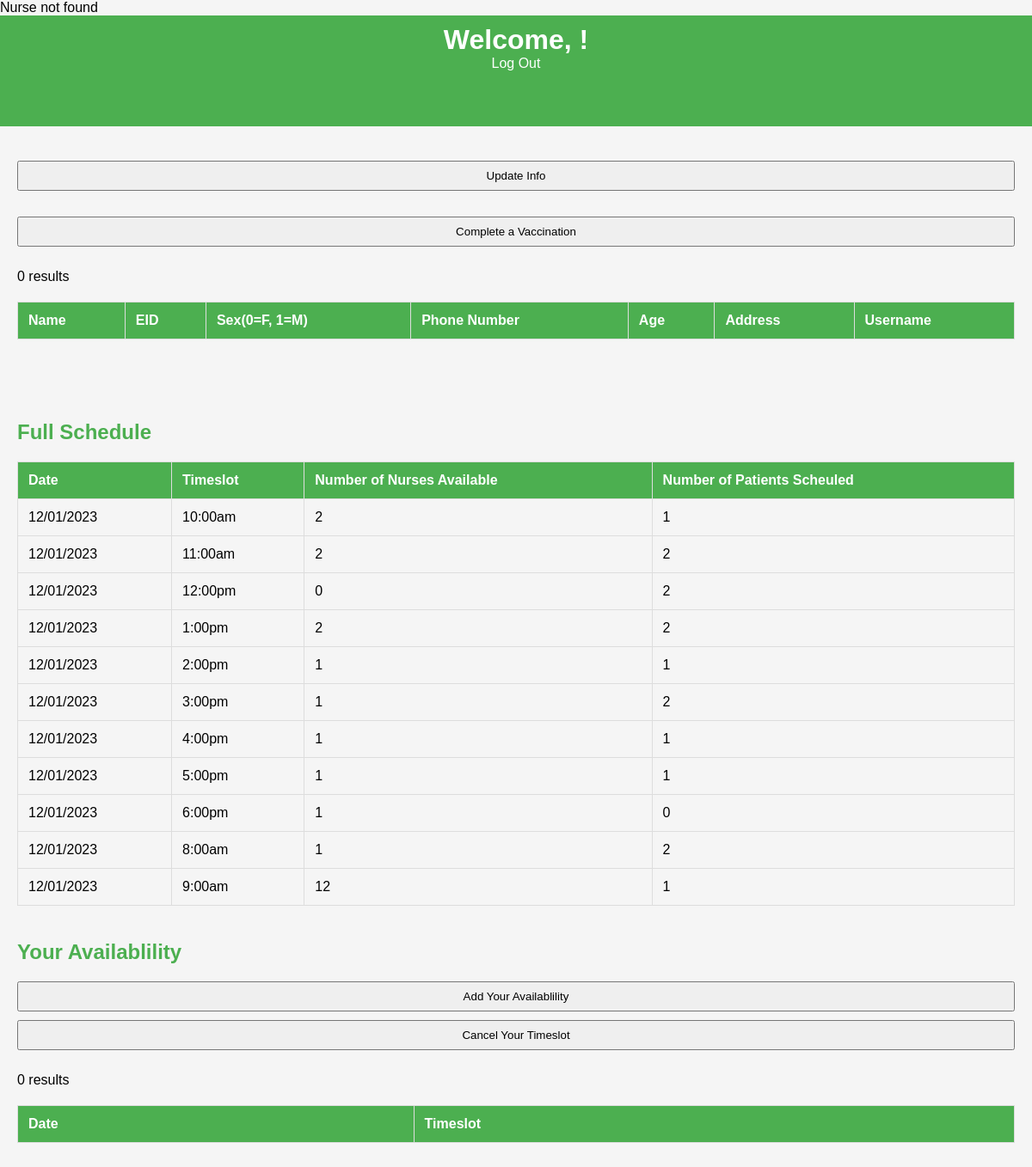
/nurse-home.php (signed in), run on the app's committed database.
### tables this page shows
CREATE TABLE `schedule` (
  `the_date` varchar(20) NOT NULL,
  `time_slot` varchar(20) NOT NULL,
  `num_of_nurses` int(11) NOT NULL,
  `num_of_patients` int(11) NOT NULL
);

### nurse-home.php (the view, shortened to what this page needs)
<html>
    <head>
        <link rel="stylesheet" href="nurse-home.css">
        <?php
            $servername = "localhost";
            $username = "root";
            $password = "";
            $dbname = "final-project-2";
            $conn = new mysqli($servername, $username, $password, $dbname);
            $nurse_name = "";
        ?>
    </head>
    <div class="nurse-home-page">
        <div class="tab-bar">
            <?php echo "<h1>Welcome, $nurse_name!</h1>"?>
            <a href='http://localhost/480-hospital-database'>Log Out</a>
            <br>
            <br>
            <br>
            <br>
        </div>
        <div class="display-options">
            <div class="nurse-display">
                <form method="POST" action="nurse-home.php">
                    <input type="submit" name="update-info" value="Update Info"/>
                </form>
                <form method="POST" action="vaccination_processing.php">
                    <input type="submit" name="do-vaccination" value="Complete a Vaccination"/>
                </form>
                <table>
                    <tr>
                        <th>Name</th>
                        <th>EID</th>
                        <th>Sex(0=F, 1=M)</th>
                        <th>Phone Number</th>
                        <th>Age</th>
                        <th>Address</th>
                        <th>Username</th>
                    </tr>
                </table>
                <br>
                <br>
                <br>
            </div>
            <div class="scheduling-display">
                <h2>Full Schedule</h2>
                <table>
                    <tr>
                        <th>Date</th>
                        <th>Timeslot</th>
                        <th>Number of Nurses Available</th>
                        <th>Number of Patients Scheuled</th>
                    </tr>
                    <?php
                    $stmt = "SELECT * FROM schedule";
                    $result = $conn->query($stmt);
                    if ($result->num_rows > 0) {
                        while($row = $result->fetch_assoc()) {
                            echo "
                            <tr>
                                <td>" . $row["the_date"]. "</td>
                                <td>" . $row["time_slot"]. "</td>
                                <td>" . $row["num_of_nurses"]. "</td>
                                <td>" . $row["num_of_patients"]. "</td>
                            </tr>";
                        }
                    } else {
                        echo "0 results";
                    }
                    ?>
                </table>
            </div>
            <div class="scheduling-display">
                <h2>Your Availablility</h2>
                <form method="POST" action="nurse-availability-scheduling.php">
                    <input type="submit" name="add-availability" value="Add Your Availablility"/>
                    <input type="submit" name="cancel-availability" value="Cancel Your Timeslot"/>
                </form>
                <table>
                    <tr>
                        <th>Date</th>
                        <th>Timeslot</th>
                    </tr>
                </table>
            </div>
        </div>
    </div>
</html>

### nurse-home.css (style rules this page uses)
.nurse-home-page { max-width: 1200px; margin: 0 auto; }
.tab-bar { background-color: #4CAF50; color: white; padding: 10px; text-align: center; }
.tab-bar h1 { margin: 0; }
.tab-bar a { color: white; text-decoration: none; padding: 10px; margin: 0 10px; }
.display-options { padding: 20px; }
.nurse-display, .scheduling-display { margin-bottom: 40px; }
table { width: 100%; border-collapse: collapse; margin-top: 20px; }
table, th, td { border: 1px solid #ddd; }
th, td { padding: 12px; text-align: left; }
th { background-color: #4CAF50; color: white; }
h2 { color: #4CAF50; }
form { margin-top: 20px; }
label, input, button { margin-bottom: 10px; }
input[type="text"], input[type="password"], input[type="submit"] { width: 100%; padding: 8px; box-sizing: border-box; }

### data on the page
schedule: the_date "12/01/2023", time_slot "10:00am", num_of_nurses "2", num_of_patients "1"
schedule: the_date "12/01/2023", time_slot "11:00am", num_of_nurses "2", num_of_patients "2"
schedule: the_date "12/01/2023", time_slot "12:00pm", num_of_nurses "0", num_of_patients "2"
schedule: the_date "12/01/2023", time_slot "1:00pm", num_of_nurses "2", num_of_patients "2"
schedule: the_date "12/01/2023", time_slot "2:00pm", num_of_nurses "1", num_of_patients "1"
schedule: the_date "12/01/2023", time_slot "3:00pm", num_of_nurses "1", num_of_patients "2"
schedule: the_date "12/01/2023", time_slot "4:00pm", num_of_nurses "1", num_of_patients "1"
schedule: the_date "12/01/2023", time_slot "5:00pm", num_of_nurses "1", num_of_patients "1"
schedule: the_date "12/01/2023", time_slot "6:00pm", num_of_nurses "1", num_of_patients "0"
schedule: the_date "12/01/2023", time_slot "8:00am", num_of_nurses "1", num_of_patients "2"
schedule: the_date "12/01/2023", time_slot "9:00am", num_of_nurses "12", num_of_patients "1"
